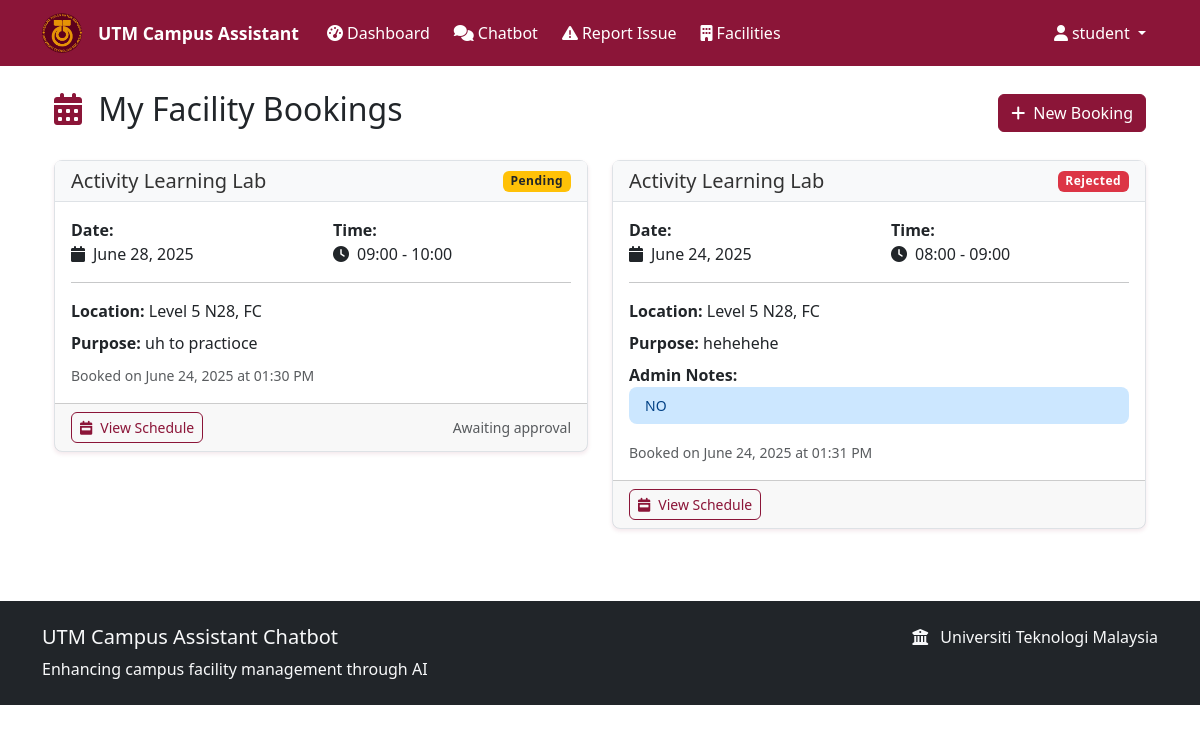
Page /my_bookings (signed in) on the earlier database version.
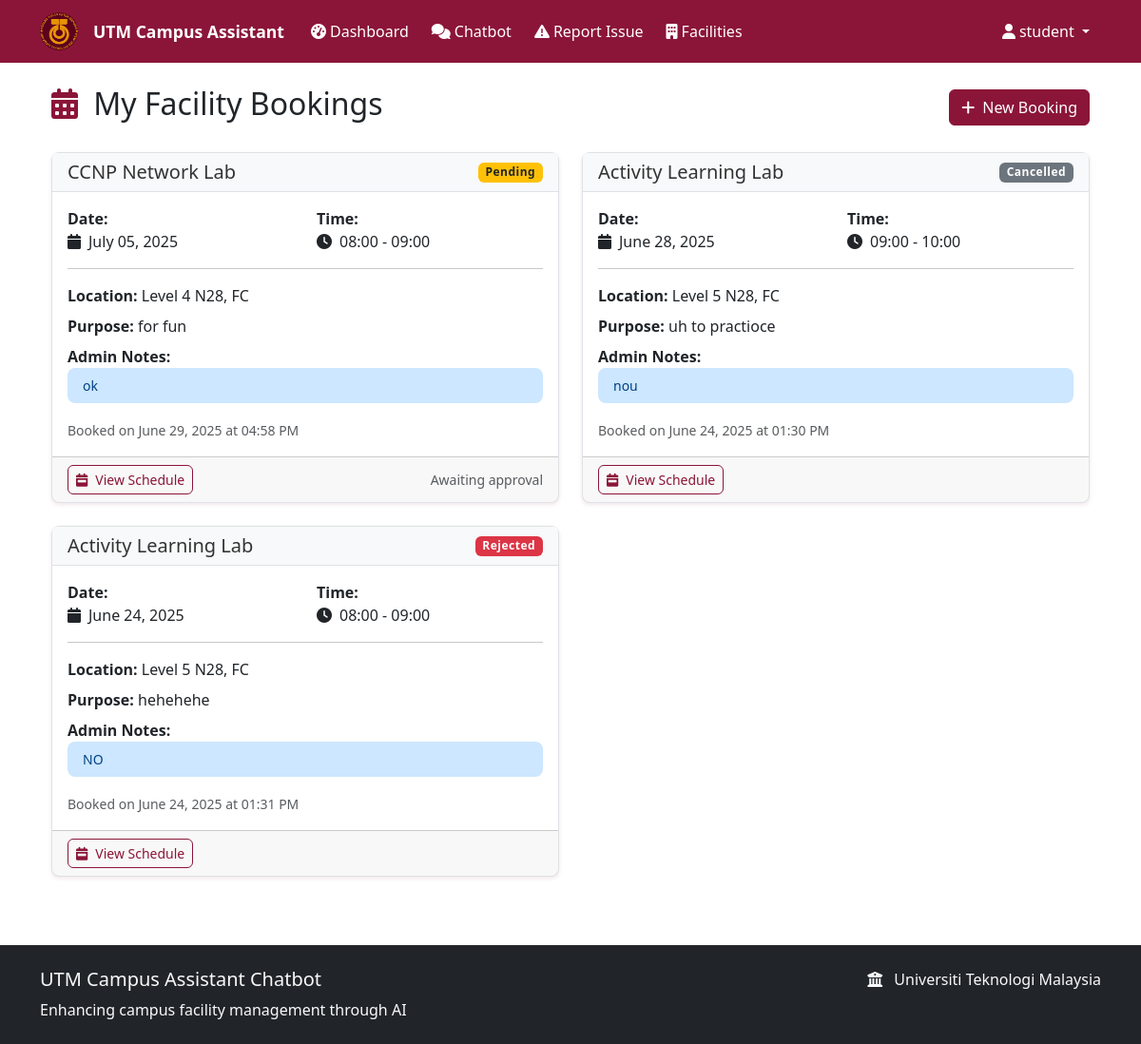
Same page on the later database version.
### models.py (models this page shows, shortened)
class FacilityBooking(db.Model):
    __tablename__ = 'facility_bookings'
    id = db.Column(db.Integer, primary_key=True)
    facility_id = db.Column(db.Integer, db.ForeignKey('facilities.id'), nullable=False)
    user_id = db.Column(db.Integer, db.ForeignKey('users.id'), nullable=False)
    booking_date = db.Column(db.Date, nullable=False)
    start_hour = db.Column(db.Integer, nullable=False)  # 0-23 for hour slots
    end_hour = db.Column(db.Integer, nullable=False)    # 0-23 for hour slots
    purpose = db.Column(db.String(200))
    status = db.Column(Enum(BookingStatus), default=BookingStatus.PENDING)
    admin_notes = db.Column(db.Text)
    created_at = db.Column(db.DateTime, default=datetime.utcnow)
    updated_at = db.Column(db.DateTime, default=datetime.utcnow, onupdate=datetime.utcnow)
    facility = db.relationship('Facility', backref='bookings')
    user = db.relationship('User', backref='facility_bookings')
    @property
    def time_slot_display(self):
        return f"{self.start_hour:02d}:00 - {self.end_hour:02d}:00"

class Facility(db.Model):
    __tablename__ = 'facilities'
    id = db.Column(db.Integer, primary_key=True)
    name = db.Column(db.String(100), nullable=False)
    category = db.Column(db.String(50), nullable=False)
    location = db.Column(db.String(200), nullable=False)
    description = db.Column(db.Text)
    is_bookable = db.Column(db.Boolean, default=False)
    is_active = db.Column(db.Boolean, default=True)
    capacity = db.Column(db.Integer)
    operating_hours = db.Column(db.String(100))
    contact_info = db.Column(db.String(200))
    created_at = db.Column(db.DateTime, default=datetime.utcnow)
    updated_at = db.Column(db.DateTime, default=datetime.utcnow, onupdate=datetime.utcnow)

### routes.py (the view)
@app.route('/my_bookings')
@login_required
def my_bookings():
    bookings = FacilityBooking.query.filter_by(user_id=current_user.id).order_by(
        FacilityBooking.booking_date.desc(),
        FacilityBooking.start_hour.desc()
    ).all()
    return render_template('my_bookings.html', bookings=bookings)

### flask_app.py (called while the page is built)
@login_manager.user_loader
def load_user(user_id):
    from models import User
    return User.query.get(int(user_id))

### templates/my_bookings.html (shortened to what this page needs)
{% extends "base.html" %}
{% block content %}
<div class="container mt-4">
    <div class="d-flex justify-content-between align-items-center mb-4">
        <h2>
            <i class="fas fa-calendar-alt text-primary me-2"></i>
            My Facility Bookings
        </h2>
        <a href="{{ url_for('book_facility') }}" class="btn btn-primary">
            <i class="fas fa-plus me-2"></i>New Booking
        </a>
    </div>
    {% if bookings %}
    <div class="row">
        {% for booking in bookings %}
        <div class="col-md-6 mb-4">
            <div class="card">
                <div class="card-header d-flex justify-content-between align-items-center">
                    <h5 class="mb-0">{{ booking.facility.name }}</h5>
                    <span class="badge
                        {% if booking.status.value == 'pending' %}bg-warning text-dark
                        {% elif booking.status.value == 'approved' %}bg-success
                        {% elif booking.status.value == 'rejected' %}bg-danger
                        {% else %}bg-secondary{% endif %}">
                        {{ booking.status.value.title() }}
                    </span>
                </div>
                <div class="card-body">
                    <div class="row">
                        <div class="col-sm-6">
                            <strong>Date:</strong><br>
                            <i class="fas fa-calendar me-2"></i>{{ booking.booking_date.strftime('%B %d, %Y') }}
                        </div>
                        <div class="col-sm-6">
                            <strong>Time:</strong><br>
                            <i class="fas fa-clock me-2"></i>{{ booking.time_slot_display }}
                        </div>
                    </div>
                    <hr>
                    <div class="mb-2">
                        <strong>Location:</strong> {{ booking.facility.location }}
                    </div>
                    <div class="mb-2">
                        <strong>Purpose:</strong> {{ booking.purpose }}
                    </div>
                    {% if booking.admin_notes %}
                    <div class="mb-2">
                        <strong>Admin Notes:</strong>
                        <div class="alert alert-info small py-2">{{ booking.admin_notes }}</div>
                    </div>
                    {% endif %}
                    <small class="text-muted">
                        Booked on {{ booking.created_at.strftime('%B %d, %Y at %I:%M %p') }}
                    </small>
                </div>
                <div class="card-footer">
                    <div class="d-flex justify-content-between">
                        <a href="{{ url_for('facility_schedule', facility_id=booking.facility.id) }}"
                           class="btn btn-sm btn-outline-primary">
                            <i class="fas fa-calendar-week me-2"></i>View Schedule
                        </a>
                        {% if booking.status.value == 'pending' %}
                        <small class="text-muted align-self-center">Awaiting approval</small>
                        {% endif %}
                    </div>
                </div>
            </div>
        </div>
        {% endfor %}
    </div>
    {% endif %}
</div>
{% endblock %}

Differences in the rows shown:
added FacilityBooking: facility.name "CCNP Network Lab", status.value "Pending", booking_date "July 05, 2025", time_slot_display "08:00 - 09:00", facility.location "Level 4 N28, FC", purpose "for fun", admin_notes "ok", created_at "June 29, 2025 at 04:58 PM", shows "Awaiting approval"
changed FacilityBooking "uh to practioce": status.value "Pending" → "Cancelled"; admin_notes (not shown) → "nou"; no longer shows "Awaiting approval"
